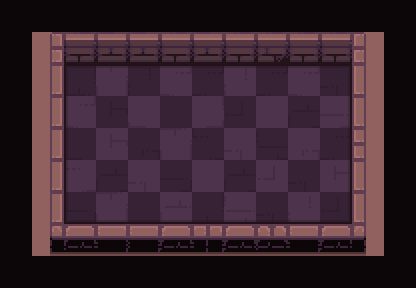

Rendered tile map (Tiled .tmx) drawn with the repository's tilesets; below, a short description and the full map source, tile grids included:
An orthogonal 13x9 tile map with 32x32 px tiles, 4 tile layers (path, types, ground, floor_shadow), 1 hidden layer not drawn and 10 objects (4x hero, 4x egg, frame, strategy).

<map version="1.2" tiledversion="2019.03.13" orientation="orthogonal" renderorder="right-down" width="13" height="9" tilewidth="32" tileheight="32" infinite="0" nextlayerid="303" nextobjectid="129">
 <tileset firstgid="1" name="tileset" tilewidth="32" tileheight="32" spacing="2" margin="1" tilecount="200" columns="10">
  <image source="tileset.png" trans="000000" width="340" height="680" />
  <terraintypes>
   <terrain name="floor" tile="79" />
   <terrain name="wall" tile="69" />
   <terrain name="hole" tile="78" />
   <terrain name="infected" tile="77" />
  </terraintypes>
 </tileset>
 <layer id="298" name="checkers" width="13" height="9" visible="0">
  <data encoding="csv">
0,69,0,69,0,69,0,69,0,69,0,69,0,
69,0,69,0,69,0,69,0,69,0,69,0,69,
0,69,0,69,0,69,0,69,0,69,0,69,0,
69,0,69,0,69,0,69,0,69,0,69,0,69,
0,69,0,69,0,69,0,69,0,69,0,69,0,
69,0,69,0,69,0,69,0,69,0,69,0,69,
0,69,0,69,0,69,0,69,0,69,0,69,0,
69,0,69,0,69,0,69,0,69,0,69,0,69,
0,69,0,69,0,69,0,69,0,69,0,69,0
</data>
 </layer>
 <objectgroup id="14" name="camera">
  <object id="12" name="frame" type="frame" x="50" y="32" width="315" height="205" />
  <object id="15" name="strategy" type="strategy" x="3" y="126">
   <point />
  </object>
 </objectgroup>
 <layer id="299" name="path" width="13" height="9">
  <data encoding="csv">
0,0,0,0,0,0,0,0,0,0,0,0,0,
0,0,0,0,0,0,0,0,0,0,0,0,0,
0,0,80,80,80,80,80,80,80,80,80,0,0,
0,0,80,80,80,80,80,80,80,80,80,0,0,
0,0,80,80,80,80,80,80,80,80,80,0,0,
0,0,80,80,80,80,80,80,80,80,80,0,0,
0,0,80,80,80,80,80,80,80,80,80,0,0,
0,0,0,0,0,0,0,0,0,0,0,0,0,
0,0,0,0,0,0,0,0,0,0,0,0,0
</data>
 </layer>
 <objectgroup id="2" name="objects">
  <object id="33" name="hero" type="hero" x="114" y="143">
   <properties>
    <property name="initialDirection" value="s" />
    <property name="item" type="int" value="125" />
   </properties>
   <point />
  </object>
  <object id="34" name="hero" type="hero" x="177" y="144">
   <properties>
    <property name="initialDirection" value="s" />
    <property name="item" type="int" value="126" />
   </properties>
   <point />
  </object>
  <object id="35" name="hero" type="hero" x="240" y="147">
   <properties>
    <property name="initialDirection" value="s" />
    <property name="item" type="int" value="127" />
   </properties>
   <point />
  </object>
  <object id="36" name="hero" type="hero" x="304" y="146">
   <properties>
    <property name="initialDirection" value="s" />
    <property name="item" type="int" value="128" />
   </properties>
   <point />
  </object>
  <object id="125" name="egg" type="egg" x="112" y="138">
   <properties>
    <property name="value" value="2" />
   </properties>
   <point />
  </object>
  <object id="126" name="egg" type="egg" x="178" y="142">
   <properties>
    <property name="value" value="7" />
   </properties>
   <point />
  </object>
  <object id="127" name="egg" type="egg" x="240" y="147">
   <properties>
    <property name="value" value="4" />
   </properties>
   <point />
  </object>
  <object id="128" name="egg" type="egg" x="306" y="148">
   <properties>
    <property name="value" value="1" />
   </properties>
   <point />
  </object>
 </objectgroup>
 <layer id="300" name="types" width="13" height="9">
  <data encoding="csv">
79,79,79,79,79,79,79,79,79,79,79,79,79,
79,70,70,70,70,70,70,70,70,70,70,70,79,
79,70,80,80,80,80,80,80,80,80,80,70,79,
79,70,80,80,80,80,80,80,80,80,80,70,79,
79,70,80,80,80,80,80,80,80,80,80,70,79,
79,70,80,80,80,80,80,80,80,80,80,70,79,
79,70,80,80,80,80,80,80,80,80,80,70,79,
79,70,70,70,70,70,70,70,70,70,70,70,79,
79,79,79,79,79,79,79,79,79,79,79,79,79
</data>
 </layer>
 <layer id="301" name="ground" width="13" height="9">
  <data encoding="csv">
0,0,0,0,0,0,0,0,0,0,0,0,0,
0,1,2,3,3,5,3,5,4,2,2,6,0,
0,11,8,143,40,121,7,154,7,121,30,16,0,
0,11,121,18,134,19,131,37,133,39,123,16,0,
0,11,20,132,27,143,10,144,38,141,7,26,0,
0,11,124,39,144,9,133,39,151,30,132,16,0,
0,31,9,143,19,153,8,152,30,154,37,36,0,
0,41,42,52,52,42,53,42,43,52,45,46,0,
0,0,0,0,0,0,0,0,0,0,0,0,0
</data>
 </layer>
 <layer id="302" name="floor_shadow" width="13" height="9">
  <data encoding="csv">
0,0,0,0,0,0,0,0,0,0,0,0,0,
0,0,0,0,0,0,0,0,0,0,0,0,0,
0,0,12,13,13,13,13,13,13,13,15,0,0,
0,0,22,0,0,0,0,0,0,0,25,0,0,
0,0,22,0,0,0,0,0,0,0,25,0,0,
0,0,22,0,0,0,0,0,0,0,25,0,0,
0,0,32,33,33,33,33,33,33,33,35,0,0,
0,0,0,0,0,0,0,0,0,0,0,0,0,
0,0,0,0,0,0,0,0,0,0,0,0,0
</data>
 </layer>
</map>
